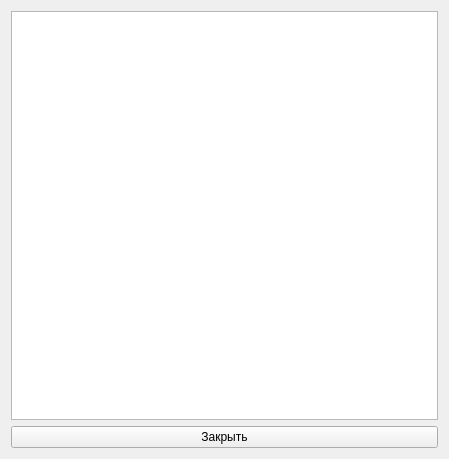
<?xml version="1.0" encoding="UTF-8"?>
<ui version="4.0">
 <class>reportList</class>
 <widget class="QWidget" name="reportList">
  <property name="geometry">
   <rect>
    <x>0</x>
    <y>0</y>
    <width>449</width>
    <height>459</height>
   </rect>
  </property>
  <property name="windowTitle">
   <string>Form</string>
  </property>
  <layout class="QGridLayout" name="gridLayout">
   <item row="0" column="0">
    <widget class="QTableView" name="tableView"/>
   </item>
   <item row="1" column="0">
    <widget class="QPushButton" name="closeButton">
     <property name="text">
      <string>Закрыть</string>
     </property>
    </widget>
   </item>
  </layout>
 </widget>
 <resources/>
 <connections/>
</ui>
